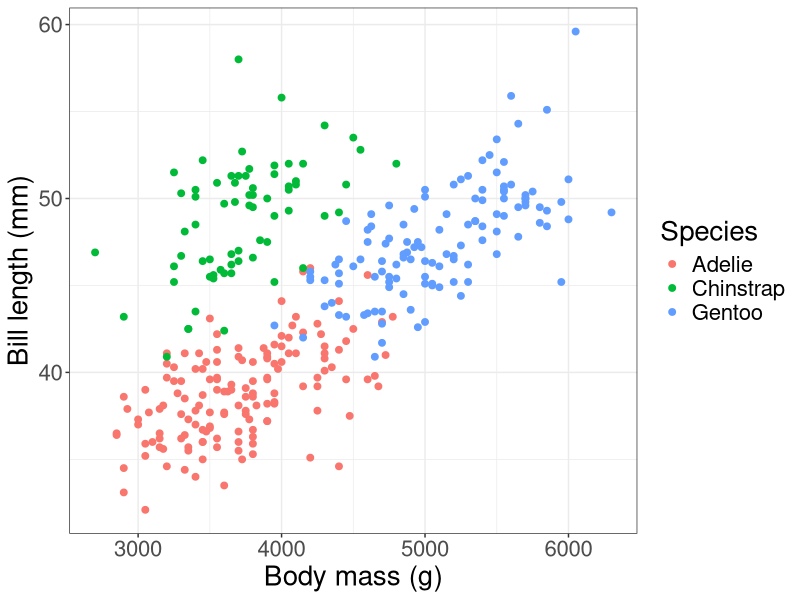

Reproduce this figure in R.
## ---- chunk 1
library(tidyverse)
library(palmerpenguins)

penguins_no_nas <- penguins %>%
  drop_na()

penguins_no_nas %>%
  ggplot(aes(x = body_mass_g,
             y = bill_length_mm,
             color = species)) +
  geom_point(size = 2) +
  labs(x = "Body mass (g)",
       y = "Bill length (mm)",
       color = "Species") +
  theme_bw() +
  theme(text = element_text(size = 20))
## ---- chunk 2
length_lm_full <- lm(bill_length_mm ~ species + body_mass_g,
                     data = penguins_no_nas)
anova(length_lm_full)
## ---- chunk 3
length_lm_reduced <- lm(bill_length_mm ~ 1,
                     data = penguins_no_nas)
anova(length_lm_reduced)
## ---- chunk 4
anova(length_lm_reduced, length_lm_full)
## ---- chunk 5
length_lm <- lm(bill_length_mm ~ species + body_mass_g, data = penguins_no_nas)
summary(length_lm)
## ---- chunk 6
length_lm_reduced <- lm(bill_length_mm ~ species,
                     data = penguins_no_nas)
length_lm_full <- lm(bill_length_mm ~ species + body_mass_g,
                     data = penguins_no_nas)
anova(length_lm_reduced, length_lm_full)
